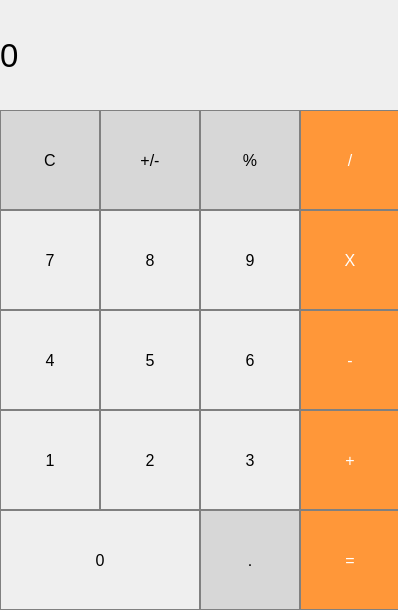
<?xml version="1.0" encoding="UTF-8"?>
<ui version="4.0">
 <class>Calculator</class>
 <widget class="QMainWindow" name="Calculator">
  <property name="geometry">
   <rect>
    <x>0</x>
    <y>0</y>
    <width>398</width>
    <height>610</height>
   </rect>
  </property>
  <property name="windowTitle">
   <string>Calculator</string>
  </property>
  <property name="windowIcon">
   <iconset resource="resource.qrc">
    <normaloff>:/img/img/calculating_FUo_icon.ico</normaloff>:/img/img/calculating_FUo_icon.ico</iconset>
  </property>
  <widget class="QWidget" name="centralWidget">
   <widget class="QLabel" name="label">
    <property name="geometry">
     <rect>
      <x>0</x>
      <y>0</y>
      <width>401</width>
      <height>111</height>
     </rect>
    </property>
    <property name="font">
     <font>
      <pointsize>25</pointsize>
     </font>
    </property>
    <property name="styleSheet">
     <string notr="true">QLabel {
  qproperty-alignment: 'AlignVCenter | AlignRight';
  border: 1px solid gray;
}
background-color : white;</string>
    </property>
    <property name="text">
     <string>0</string>
    </property>
   </widget>
   <widget class="QPushButton" name="pushButton_clear">
    <property name="geometry">
     <rect>
      <x>0</x>
      <y>110</y>
      <width>100</width>
      <height>100</height>
     </rect>
    </property>
    <property name="font">
     <font>
      <pointsize>12</pointsize>
     </font>
    </property>
    <property name="styleSheet">
     <string notr="true">QPushButton {
  background-color: rgb(215, 215, 215);
  border: 1px solid gray;
}
QPushButton:pressed {
    background-color: qlineargradient(x1: 0, y1: 0, x2: 0, y2: 1,
                                      stop: 0 #BEBEBE, stop: 1 #D7D7D7);
}</string>
    </property>
    <property name="text">
     <string>C</string>
    </property>
   </widget>
   <widget class="QPushButton" name="pushButton_plusMinus">
    <property name="geometry">
     <rect>
      <x>100</x>
      <y>110</y>
      <width>100</width>
      <height>100</height>
     </rect>
    </property>
    <property name="font">
     <font>
      <pointsize>12</pointsize>
     </font>
    </property>
    <property name="styleSheet">
     <string notr="true">QPushButton {
  background-color: rgb(215, 215, 215);
  border: 1px solid gray;
}
QPushButton:pressed {
    background-color: qlineargradient(x1: 0, y1: 0, x2: 0, y2: 1,
                                      stop: 0 #BEBEBE, stop: 1 #D7D7D7);
}</string>
    </property>
    <property name="text">
     <string>+/-</string>
    </property>
   </widget>
   <widget class="QPushButton" name="pushButton_precent">
    <property name="geometry">
     <rect>
      <x>200</x>
      <y>110</y>
      <width>100</width>
      <height>100</height>
     </rect>
    </property>
    <property name="font">
     <font>
      <pointsize>12</pointsize>
     </font>
    </property>
    <property name="styleSheet">
     <string notr="true">QPushButton {
  background-color: rgb(215, 215, 215);
  border: 1px solid gray;
}
QPushButton:pressed {
    background-color: qlineargradient(x1: 0, y1: 0, x2: 0, y2: 1,
                                      stop: 0 #BEBEBE, stop: 1 #D7D7D7);
}
</string>
    </property>
    <property name="text">
     <string>%</string>
    </property>
   </widget>
   <widget class="QPushButton" name="pushButton_devide">
    <property name="geometry">
     <rect>
      <x>300</x>
      <y>110</y>
      <width>100</width>
      <height>100</height>
     </rect>
    </property>
    <property name="font">
     <font>
      <pointsize>12</pointsize>
     </font>
    </property>
    <property name="styleSheet">
     <string notr="true">QPushButton {
  background-color: rgb(255, 151, 57);
  color: white; 
  border: 1px solid gray;
}

QPushButton:pressed {
    background-color: qlineargradient(x1: 0, y1: 0, x2: 0, y2: 1,
                                      stop: 0 #FF7832, stop: 1 #FF9739);
}</string>
    </property>
    <property name="text">
     <string>/</string>
    </property>
   </widget>
   <widget class="QPushButton" name="pushButton_9">
    <property name="geometry">
     <rect>
      <x>200</x>
      <y>210</y>
      <width>100</width>
      <height>100</height>
     </rect>
    </property>
    <property name="font">
     <font>
      <pointsize>12</pointsize>
     </font>
    </property>
    <property name="styleSheet">
     <string notr="true">QPushButton {
   border: 1px solid gray;
}
QPushButton:pressed {
    background-color: qlineargradient(x1: 0, y1: 0, x2: 0, y2: 1,
                                      stop: 0 #dadbde, stop: 1 #f6f7fa);
}</string>
    </property>
    <property name="text">
     <string>9</string>
    </property>
   </widget>
   <widget class="QPushButton" name="pushButton_multiply">
    <property name="geometry">
     <rect>
      <x>300</x>
      <y>210</y>
      <width>100</width>
      <height>100</height>
     </rect>
    </property>
    <property name="font">
     <font>
      <pointsize>12</pointsize>
     </font>
    </property>
    <property name="styleSheet">
     <string notr="true">QPushButton {
  background-color: rgb(255, 151, 57);
  color: white; 
  border: 1px solid gray;
}

QPushButton:pressed {
    background-color: qlineargradient(x1: 0, y1: 0, x2: 0, y2: 1,
                                      stop: 0 #FF7832, stop: 1 #FF9739);
}
</string>
    </property>
    <property name="text">
     <string>X</string>
    </property>
   </widget>
   <widget class="QPushButton" name="pushButton_8">
    <property name="geometry">
     <rect>
      <x>100</x>
      <y>210</y>
      <width>100</width>
      <height>100</height>
     </rect>
    </property>
    <property name="font">
     <font>
      <pointsize>12</pointsize>
     </font>
    </property>
    <property name="styleSheet">
     <string notr="true">QPushButton {
   border: 1px solid gray;
}
QPushButton:pressed {
    background-color: qlineargradient(x1: 0, y1: 0, x2: 0, y2: 1,
                                      stop: 0 #dadbde, stop: 1 #f6f7fa);
}</string>
    </property>
    <property name="text">
     <string>8</string>
    </property>
   </widget>
   <widget class="QPushButton" name="pushButton_7">
    <property name="geometry">
     <rect>
      <x>0</x>
      <y>210</y>
      <width>100</width>
      <height>100</height>
     </rect>
    </property>
    <property name="font">
     <font>
      <pointsize>12</pointsize>
     </font>
    </property>
    <property name="styleSheet">
     <string notr="true">QPushButton {
   border: 1px solid gray;
}
QPushButton:pressed {
    background-color: qlineargradient(x1: 0, y1: 0, x2: 0, y2: 1,
                                      stop: 0 #dadbde, stop: 1 #f6f7fa);
}</string>
    </property>
    <property name="text">
     <string>7</string>
    </property>
   </widget>
   <widget class="QPushButton" name="pushButton_6">
    <property name="geometry">
     <rect>
      <x>200</x>
      <y>310</y>
      <width>100</width>
      <height>100</height>
     </rect>
    </property>
    <property name="font">
     <font>
      <pointsize>12</pointsize>
     </font>
    </property>
    <property name="styleSheet">
     <string notr="true">QPushButton {
   border: 1px solid gray;
}
QPushButton:pressed {
    background-color: qlineargradient(x1: 0, y1: 0, x2: 0, y2: 1,
                                      stop: 0 #dadbde, stop: 1 #f6f7fa);
}</string>
    </property>
    <property name="text">
     <string>6</string>
    </property>
   </widget>
   <widget class="QPushButton" name="pushButton_minus">
    <property name="geometry">
     <rect>
      <x>300</x>
      <y>310</y>
      <width>100</width>
      <height>100</height>
     </rect>
    </property>
    <property name="font">
     <font>
      <pointsize>12</pointsize>
     </font>
    </property>
    <property name="styleSheet">
     <string notr="true">QPushButton {
  background-color: rgb(255, 151, 57);
  color: white; 
  border: 1px solid gray;
}

QPushButton:pressed {
    background-color: qlineargradient(x1: 0, y1: 0, x2: 0, y2: 1,
                                      stop: 0 #FF7832, stop: 1 #FF9739);
}</string>
    </property>
    <property name="text">
     <string>-</string>
    </property>
   </widget>
   <widget class="QPushButton" name="pushButton_5">
    <property name="geometry">
     <rect>
      <x>100</x>
      <y>310</y>
      <width>100</width>
      <height>100</height>
     </rect>
    </property>
    <property name="font">
     <font>
      <pointsize>12</pointsize>
     </font>
    </property>
    <property name="styleSheet">
     <string notr="true">QPushButton {
   border: 1px solid gray;
}
QPushButton:pressed {
    background-color: qlineargradient(x1: 0, y1: 0, x2: 0, y2: 1,
                                      stop: 0 #dadbde, stop: 1 #f6f7fa);
}</string>
    </property>
    <property name="text">
     <string>5</string>
    </property>
   </widget>
   <widget class="QPushButton" name="pushButton_4">
    <property name="geometry">
     <rect>
      <x>0</x>
      <y>310</y>
      <width>100</width>
      <height>100</height>
     </rect>
    </property>
    <property name="font">
     <font>
      <pointsize>12</pointsize>
     </font>
    </property>
    <property name="styleSheet">
     <string notr="true">QPushButton {
   border: 1px solid gray;
}
QPushButton:pressed {
    background-color: qlineargradient(x1: 0, y1: 0, x2: 0, y2: 1,
                                      stop: 0 #dadbde, stop: 1 #f6f7fa);
}
</string>
    </property>
    <property name="text">
     <string>4</string>
    </property>
   </widget>
   <widget class="QPushButton" name="pushButton_3">
    <property name="geometry">
     <rect>
      <x>200</x>
      <y>410</y>
      <width>100</width>
      <height>100</height>
     </rect>
    </property>
    <property name="font">
     <font>
      <pointsize>12</pointsize>
     </font>
    </property>
    <property name="styleSheet">
     <string notr="true">QPushButton {
   border: 1px solid gray;
}
QPushButton:pressed {
    background-color: qlineargradient(x1: 0, y1: 0, x2: 0, y2: 1,
                                      stop: 0 #dadbde, stop: 1 #f6f7fa);
}</string>
    </property>
    <property name="text">
     <string>3</string>
    </property>
   </widget>
   <widget class="QPushButton" name="pushButton_plus">
    <property name="geometry">
     <rect>
      <x>300</x>
      <y>410</y>
      <width>100</width>
      <height>100</height>
     </rect>
    </property>
    <property name="font">
     <font>
      <pointsize>12</pointsize>
     </font>
    </property>
    <property name="styleSheet">
     <string notr="true">QPushButton {
  background-color: rgb(255, 151, 57);
  color: white; 
  border: 1px solid gray;
}

QPushButton:pressed {
    background-color: qlineargradient(x1: 0, y1: 0, x2: 0, y2: 1,
                                      stop: 0 #FF7832, stop: 1 #FF9739);
}</string>
    </property>
    <property name="text">
     <string>+</string>
    </property>
   </widget>
   <widget class="QPushButton" name="pushButton_2">
    <property name="geometry">
     <rect>
      <x>100</x>
      <y>410</y>
      <width>100</width>
      <height>100</height>
     </rect>
    </property>
    <property name="font">
     <font>
      <pointsize>12</pointsize>
     </font>
    </property>
    <property name="styleSheet">
     <string notr="true">QPushButton {
   border: 1px solid gray;
}
QPushButton:pressed {
    background-color: qlineargradient(x1: 0, y1: 0, x2: 0, y2: 1,
                                      stop: 0 #dadbde, stop: 1 #f6f7fa);
}</string>
    </property>
    <property name="text">
     <string>2</string>
    </property>
   </widget>
   <widget class="QPushButton" name="pushButton_1">
    <property name="geometry">
     <rect>
      <x>0</x>
      <y>410</y>
      <width>100</width>
      <height>100</height>
     </rect>
    </property>
    <property name="font">
     <font>
      <pointsize>12</pointsize>
     </font>
    </property>
    <property name="styleSheet">
     <string notr="true">QPushButton {
   border: 1px solid gray;
}
QPushButton:pressed {
    background-color: qlineargradient(x1: 0, y1: 0, x2: 0, y2: 1,
                                      stop: 0 #dadbde, stop: 1 #f6f7fa);
}</string>
    </property>
    <property name="text">
     <string>1</string>
    </property>
   </widget>
   <widget class="QPushButton" name="pushButton_0">
    <property name="geometry">
     <rect>
      <x>0</x>
      <y>510</y>
      <width>200</width>
      <height>100</height>
     </rect>
    </property>
    <property name="font">
     <font>
      <pointsize>12</pointsize>
     </font>
    </property>
    <property name="styleSheet">
     <string notr="true">QPushButton {
   border: 1px solid gray;
}
QPushButton:pressed {
    background-color: qlineargradient(x1: 0, y1: 0, x2: 0, y2: 1,
                                      stop: 0 #dadbde, stop: 1 #f6f7fa);
}</string>
    </property>
    <property name="text">
     <string>0</string>
    </property>
   </widget>
   <widget class="QPushButton" name="pushButton_decimal">
    <property name="geometry">
     <rect>
      <x>200</x>
      <y>510</y>
      <width>100</width>
      <height>100</height>
     </rect>
    </property>
    <property name="font">
     <font>
      <pointsize>12</pointsize>
     </font>
    </property>
    <property name="styleSheet">
     <string notr="true">QPushButton {
  background-color: rgb(215, 215, 215);
  border: 1px solid gray;
}
QPushButton:pressed {
    background-color: qlineargradient(x1: 0, y1: 0, x2: 0, y2: 1,
                                      stop: 0 #BEBEBE, stop: 1 #D7D7D7);
}</string>
    </property>
    <property name="text">
     <string>.</string>
    </property>
   </widget>
   <widget class="QPushButton" name="pushButton_equal">
    <property name="geometry">
     <rect>
      <x>300</x>
      <y>510</y>
      <width>100</width>
      <height>100</height>
     </rect>
    </property>
    <property name="font">
     <font>
      <pointsize>12</pointsize>
     </font>
    </property>
    <property name="styleSheet">
     <string notr="true">QPushButton {
  background-color: rgb(255, 151, 57);
  color: white; 
  border: 1px solid gray;
}

QPushButton:pressed {
    background-color: qlineargradient(x1: 0, y1: 0, x2: 0, y2: 1,
                                      stop: 0 #FF7832, stop: 1 #FF9739);
}</string>
    </property>
    <property name="text">
     <string>=</string>
    </property>
   </widget>
  </widget>
 </widget>
 <layoutdefault spacing="6" margin="11"/>
 <resources>
  <include location="resource.qrc"/>
 </resources>
 <connections/>
</ui>
